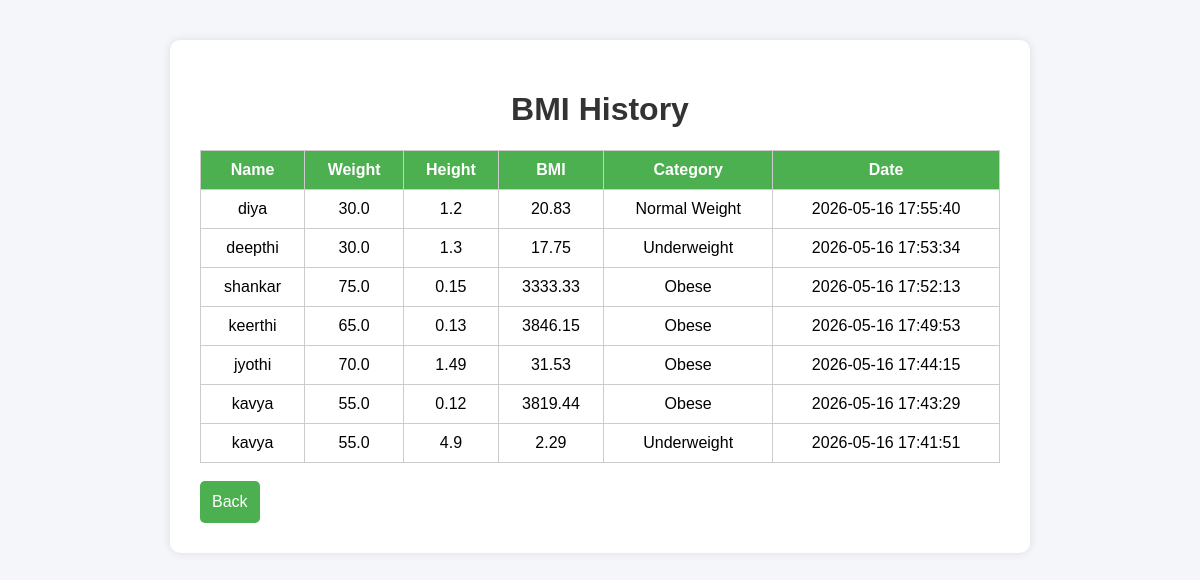
The app's page /history with its own data.
### tables this page shows
CREATE TABLE bmi_records (
            id INTEGER PRIMARY KEY AUTOINCREMENT,
            name TEXT,
            weight REAL,
            height REAL,
            bmi REAL,
            category TEXT,
            date TEXT
        );

### app.py (the view)
@app.route('/history')
def history():
    conn = sqlite3.connect('bmi.db')
    cursor = conn.cursor()
    cursor.execute('''
        SELECT name, weight, height, bmi, category, date
        FROM bmi_records
        ORDER BY id DESC
    ''')
    records = cursor.fetchall()
    conn.close()
    return render_template(
        'history.html',
        records=records
    )

### templates/history.html (shortened to what this page needs)
<!DOCTYPE html>
<html>
<head>
    <link rel="stylesheet"
          href="{{ url_for('static', filename='style.css') }}">
</head>
<body>
<div class="container">
    <h1>BMI History</h1>
    <table>
        <tr>
            <th>Name</th>
            <th>Weight</th>
            <th>Height</th>
            <th>BMI</th>
            <th>Category</th>
            <th>Date</th>
        </tr>
        {% for record in records %}
        <tr>
            <td>{{ record[0] }}</td>
            <td>{{ record[1] }}</td>
            <td>{{ record[2] }}</td>
            <td>{{ record[3] }}</td>
            <td>{{ record[4] }}</td>
            <td>{{ record[5] }}</td>
        </tr>
        {% endfor %}
    </table>
    <br>
    <a href="/">
        <button>
            Back
        </button>
    </a>
</div>
</body>
</html>

### static/style.css (style rules this page uses)
body { font-family: Arial, sans-serif; background: #f4f6f9; margin: 0; padding: 0; }
.container { width: 80%; max-width: 800px; margin: 40px auto; background: white; padding: 30px; border-radius: 10px; box-shadow: 0 0 10px rgba(0,0,0,0.1); }
h1 { text-align: center; color: #333; }
button { padding: 12px; background: #4CAF50; color: white; border: none; border-radius: 5px; font-size: 16px; cursor: pointer; }
table { width: 100%; border-collapse: collapse; margin-top: 20px; }
th, td { border: 1px solid #ccc; padding: 10px; text-align: center; }
th { background: #4CAF50; color: white; }

### records on screen
bmi_records: name "diya", weight "30.0", height "1.2", bmi "20.83", category "Normal Weight", date "2026-05-16 17:55:40"
bmi_records: name "deepthi", weight "30.0", height "1.3", bmi "17.75", category "Underweight", date "2026-05-16 17:53:34"
bmi_records: name "shankar", weight "75.0", height "0.15", bmi "3333.33", category "Obese", date "2026-05-16 17:52:13"
bmi_records: name "keerthi", weight "65.0", height "0.13", bmi "3846.15", category "Obese", date "2026-05-16 17:49:53"
bmi_records: name "jyothi", weight "70.0", height "1.49", bmi "31.53", category "Obese", date "2026-05-16 17:44:15"
bmi_records: name "kavya", weight "55.0", height "0.12", bmi "3819.44", category "Obese", date "2026-05-16 17:43:29"
bmi_records: name "kavya", weight "55.0", height "4.9", bmi "2.29", category "Underweight", date "2026-05-16 17:41:51"
